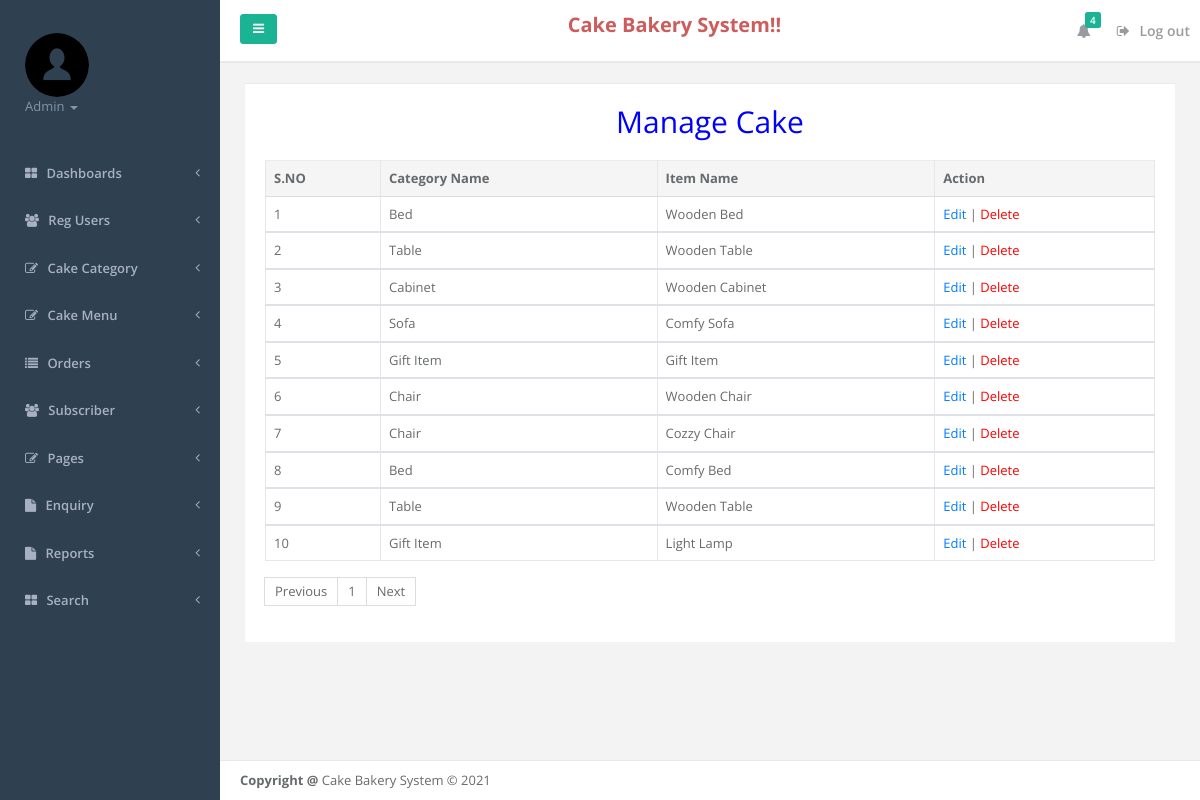
Page /admin/manage-cake.php (signed in) on the committed database.
### tables this page shows
CREATE TABLE `tblfood` (
  `ID` int(10) NOT NULL,
  `CategoryName` varchar(120) DEFAULT NULL,
  `ItemName` varchar(120) DEFAULT NULL,
  `ItemPrice` varchar(120) DEFAULT NULL,
  `ItemDes` varchar(500) DEFAULT NULL,
  `Image` varchar(120) DEFAULT NULL,
  `ItemQty` varchar(120) DEFAULT NULL,
  `Weight` varchar(100) DEFAULT NULL,
  `CreationDate` timestamp NOT NULL DEFAULT current_timestamp()
);

### admin/manage-cake.php (the view, shortened to what this page needs)
<?php
include('includes/dbconnection.php');
if (strlen($_SESSION['fosaid']==0)) {
  header('location:logout.php');
  } else{
  ?>
<!DOCTYPE html>
<html>
<head>
    <link href="css/bootstrap.min.css" rel="stylesheet">
    <link href="font-awesome/css/font-awesome.css" rel="stylesheet">
    <link href="css/plugins/iCheck/custom.css" rel="stylesheet">
    <link href="css/plugins/steps/jquery.steps.css" rel="stylesheet">
    <link href="css/animate.css" rel="stylesheet">
    <link href="css/style.css" rel="stylesheet">
</head>
<body>
    <div id="wrapper">
    <?php include_once('includes/leftbar.php');?>
        <div id="page-wrapper" class="gray-bg">
             <?php include_once('includes/header.php');?>
        <div class="row border-bottom">
        </div>
        <div class="wrapper wrapper-content animated fadeInRight">
            <div class="row">
                <div class="col-lg-12">
                    <div class="ibox">
                        <div class="ibox-content">
                                 <table class="table table-bordered mg-b-0">
                                    <p style="text-align: center; color: blue;font-size: 30px">Manage Cake </p>
              <thead>
                <tr>
                  <th>S.NO</th>
                  <th>Category Name</th>
                  <th>Item Name</th>
                  <th>Action</th>
                </tr>
              </thead>
              <?php
              if (isset($_GET['page_no']) && $_GET['page_no']!="") {
    $page_no = $_GET['page_no'];
    } else {
        $page_no = 1;
        }
    $total_records_per_page = 12;
    $offset = ($page_no-1) * $total_records_per_page;
    $previous_page = $page_no - 1;
    $next_page = $page_no + 1;
    $result_count = mysqli_query($con,"SELECT COUNT(*) As total_records FROM tblfood");
    $total_records = mysqli_fetch_array($result_count);
    $total_records = $total_records['total_records'];
    $total_no_of_pages = ceil($total_records / $total_records_per_page);
$ret=mysqli_query($con,"select * from tblfood LIMIT $offset, $total_records_per_page");
$cnt=1;
while ($row=mysqli_fetch_array($ret)) {
?>
              <tbody>
                <tr>
                  <td><?php echo $cnt;?></td>
                  <td><?php  echo $row['CategoryName'];?></td>
                  <td><?php  echo $row['ItemName'];?></td>
                  <td><a href="edit-cake.php?editid=<?php echo $row['ID'];?>">Edit</a>  |
                    <a href="manage-cake.php?delfood=<?php echo $row['ID'];?>" style="color:red;" onclick="return confirm('Do you really want to delete the food item?');">Delete</a>
                </tr>
                <?php
$cnt=$cnt+1;
}?>
              </tbody>
            </table>
            <ul class="pagination">
    <li <?php if($page_no <= 1){ echo "class='disabled'"; } ?>>
    <a <?php if($page_no > 1){ echo "href='?page_no=$previous_page'"; } ?>>Previous</a>
    </li>
    <?php
    if ($total_no_of_pages <= 10){
        for ($counter = 1; $counter <= $total_no_of_pages; $counter++){
            if ($counter == $page_no) {
           echo "<li class='active'><a>$counter</a></li>";
                }else{
           echo "<li><a href='?page_no=$counter'>$counter</a></li>";
                }
        }
    }
?>
    <li <?php if($page_no >= $total_no_of_pages){ echo "class='disabled'"; } ?>>
    <a <?php if($page_no < $total_no_of_pages) { echo "href='?page_no=$next_page'"; } ?>>Next</a>
    </li>
</ul>
                        </div>
                    </div>
                    </div>
                </div>
            </div>
        <?php include_once('includes/footer.php');?>
        </div>
        </div>
</body>
</html>
<?php } ?>

### admin/includes/leftbar.php (shortened to what this page needs)
    <nav class="navbar-default navbar-static-side" role="navigation">
        <div class="sidebar-collapse">
            <ul class="nav metismenu" id="side-menu">
                <li class="nav-header">
                    <div class="dropdown profile-element">
                        <img alt="image" class="rounded-circle" src="img/user.png"/>
                        <a data-toggle="dropdown" class="dropdown-toggle" href="#">
                            <?php
$admid=$_SESSION['fosaid'];
$ret=mysqli_query($con,"select AdminName from tbladmin where ID='$admid'");
$row=mysqli_fetch_array($ret);
$name=$row['AdminName'];
?>
                            <span class="text-muted text-xs block"><?php echo $name; ?> <b class="caret"></b></span>
                        </a>
                    </div>
                </li>
                <li>
                    <a href="dashboard.php"><i class="fa fa-th-large"></i> <span class="nav-label">Dashboards</span> <span class="fa arrow"></span></a>
                                    </li>
                                    <li>
                    <a href="user-detail.php"><i class="fa fa-users"></i> <span class="nav-label">Reg Users</span> <span class="fa arrow"></span></a>
                                    </li>
                <li>
                    <a href="#"><i class="fa fa-edit"></i> <span class="nav-label">Cake Category</span><span class="fa arrow"></span></a>
                </li>
 <li>
                    <a href="#"><i class="fa fa-edit"></i> <span class="nav-label">Cake Menu</span><span class="fa arrow"></span></a>
                </li>
        <li>
                    <a href="#"><i class="fa fa-list"></i> <span class="nav-label">Orders</span><span class="fa arrow"></span></a>
                </li>
    <li>
                    <a href="subcriber.php"><i class="fa fa-users"></i> <span class="nav-label">Subscriber</span> <span class="fa arrow"></span></a>
                                    </li>
                <li>
                    <a href="#"><i class="fa fa-edit"></i> <span class="nav-label">Pages</span><span class="fa arrow"></span></a>
                </li>
                <li>
                    <a href="#"><i class="fa fa-file"></i> <span class="nav-label">Enquiry</span><span class="fa arrow"></span></a>
                </li>
                   <li>
                    <a href="#"><i class="fa fa-file"></i> <span class="nav-label">Reports</span><span class="fa arrow"></span></a>
                </li>
                <li>
                    <a href="search.php"><i class="fa fa-th-large"></i> <span class="nav-label">Search</span> <span class="fa arrow"></span></a>
                                    </li>
            </ul>
        </div>
    </nav>

### rows in the picture
tblfood: CategoryName "Bed", ItemName "Wooden Bed"
tblfood: CategoryName "Table", ItemName "Wooden Table"
tblfood: CategoryName "Cabinet", ItemName "Wooden Cabinet"
tblfood: CategoryName "Sofa", ItemName "Comfy Sofa"
tblfood: CategoryName "Gift Item", ItemName "Gift Item"
tblfood: CategoryName "Chair", ItemName "Wooden Chair"
tblfood: CategoryName "Chair", ItemName "Cozzy Chair"
tblfood: CategoryName "Bed", ItemName "Comfy Bed"
tblfood: CategoryName "Table", ItemName "Wooden Table"
tblfood: CategoryName "Gift Item", ItemName "Light Lamp"

### other values in the picture
$name "Admin"
$num "4"
